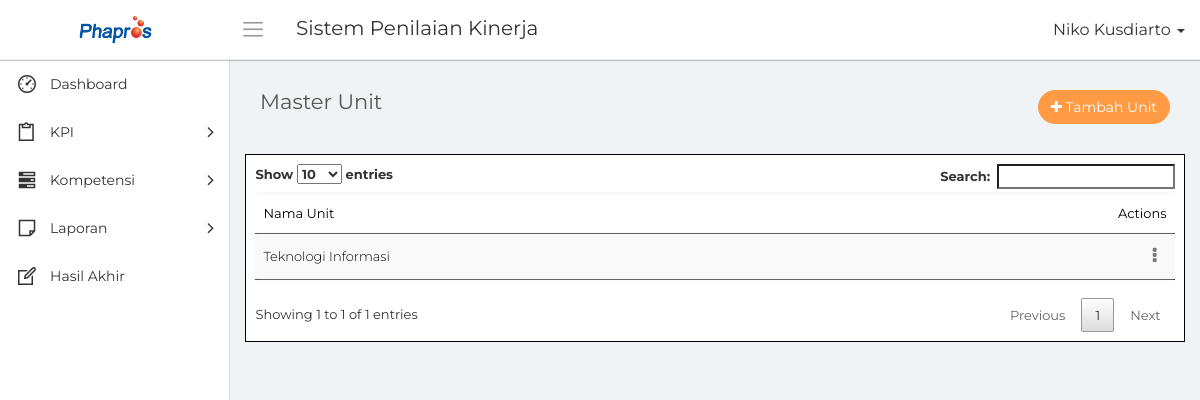
The app's page /data_unit.php (signed in), older data.
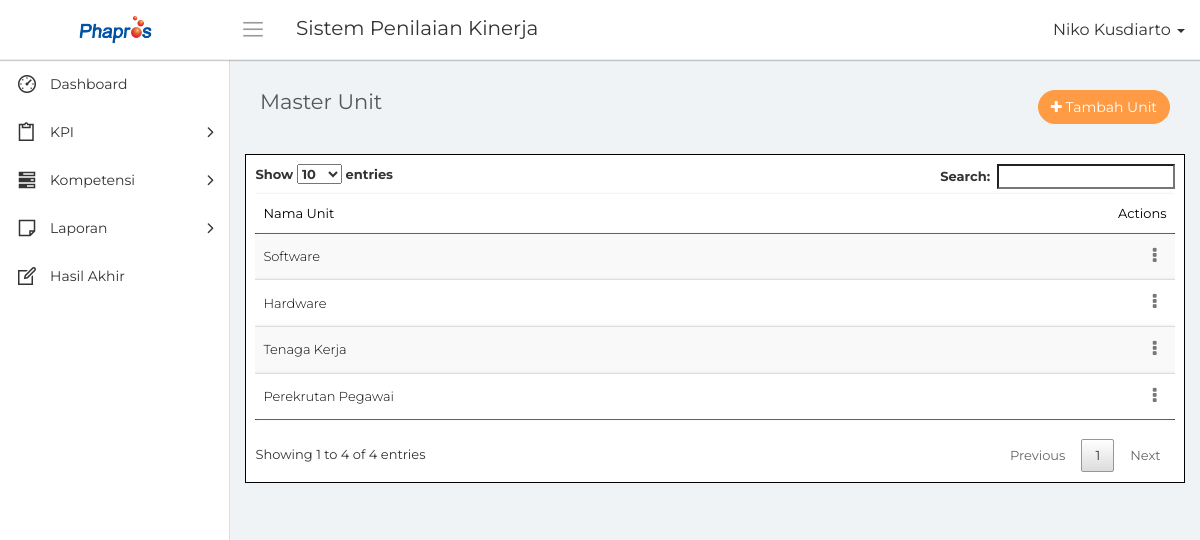
The same page, newer data.
### tables this page shows
CREATE TABLE `mst_unit` (
  `id_unit` bigint(20) NOT NULL,
  `nama_unit` varchar(50) NOT NULL,
  `tanggal_input` date NOT NULL
);

### conn/database.php (called while the page is built, shortened)
<?php
	class database{
		function __construct(){
			$this->connection = new mysqli('localhost', 'root', '','phapros_final');
		}
		function tampil_unit($id_unit = null){
			if($id_unit == null)
				$query = $this->connection->query('SELECT * FROM mst_unit');
			else
				$query = $this->connection->query("SELECT * FROM mst_unit WHERE id_unit = '$id_unit'");
			while($tampil = $query->fetch_array())
				$hasil[] = $tampil;
			return $hasil;
		}
		function cek_matriks($id_departemen = null)
		{
			$hasil = 0;
			return $hasil;
		}
	}
?>

### data_unit.php (the view, shortened to what this page needs)
<?php
    include "conn/database.php";
    $db = new database();
    $nama = $_SESSION['nama'];
?>
<!DOCTYPE html>
<html>
    <head>
        <link rel="stylesheet" type="text/css" href="assets/css/bootstrap.min.css">
        <link rel="stylesheet" type="text/css" href="assets/css/font-awesome.min.css">
        <link rel="stylesheet" type="text/css" href="assets/css/line-awesome.min.css">
        <link rel="stylesheet" type="text/css" href="assets/css/datatables.min.css"/>
		<link rel="stylesheet" type="text/css" href="assets/css/select2.min.css">
		<link rel="stylesheet" type="text/css" href="assets/css/bootstrap-datetimepicker.min.css">
        <link rel="stylesheet" type="text/css" href="assets/css/style.css">
    </head>
    <body>
        <div class="main-wrapper">
            <div class="header">
				<div class="header-left">
                    <a href="index.php" class="logo">
						<img src="assets/img/logo.png" width="75" height="" alt="">
					</a>
                </div>
				<a id="toggle_btn" href="javascript:void(0);"><i class="la la-bars"></i></a>
                <div class="page-title-box pull-left">
					<h3>Sistem Penilaian Kinerja</h3>
                </div>
				<ul class="nav navbar-nav navbar-right user-menu pull-right">
					<li class="dropdown">
						<a href="" class="dropdown-toggle user-link" data-toggle="dropdown" title="Admin">
							<span>
                                <?php echo $nama; ?>
                            </span>
							<i class="caret"></i>
						</a>
					</li>
				</ul>
            </div>
            <div class="sidebar" id="sidebar">
                <div class="sidebar-inner slimscroll">
					<div id="sidebar-menu" class="sidebar-menu">
						<ul>
							<li>
								<a href="index.php"><i class="la la-dashboard"></i> <span>Dashboard</span></a>
							</li>
                            <li class="submenu">
								<a href="#"><i class="la la-clipboard"></i> <span> KPI</span> <span class="menu-arrow"></span></a>
							</li>
							<li class="submenu">
								<a href="#"><i class="la la-tasks"></i> <span> Kompetensi</span> <span class="menu-arrow"></span></a>
							</li>
                            <li class="submenu">
                                <a href="#"><i class="la la-sticky-note-o"></i> <span> Laporan</span> <span class="menu-arrow"></span></a>
							</li>
                            <li class="">
								<a href="hasil_akhir.php"><i class="la la-edit"></i> <span>Hasil Akhir</span></a>
							</li>
						</ul>
					</div>
                </div>
            </div>
            <div class="page-wrapper">
                <div class="content container-fluid">
					<div class="row">
						<div class="col-xs-8">
							<h4 class="page-title">Master Unit</h4>
						</div>
						<div class="col-xs-4 text-right m-b-30">
							<a href="#" class="btn btn-primary rounded pull-right" data-toggle="modal" data-target="#add_ticket"><i class="fa fa-plus"></i> Tambah Unit</a>
						</div>
					</div>
					<div class="row">
						<div class="col-md-12" style="border:1px solid black;color:black; background-color:white; padding:1%;">
							<div class="table-responsive">
								<table class="table table-striped custom-table m-b-0 display" id="tabel">
									<thead>
										<tr>
											<th>Nama Unit</th>
											<th class="text-right">Actions</th>
										</tr>
									</thead>
									<tbody>
                                    <?php
                                        foreach($db->tampil_unit() as $data)
                                        {
                                    ?>
                                            <tr>
                                                <td><?php echo $data['nama_unit']; ?></td>
                                                <td class="text-right">
                                                    <div class="dropdown">
                                                        <a href="#" class="action-icon dropdown-toggle" data-toggle="dropdown" aria-expanded="false"><i class="fa fa-ellipsis-v"></i></a>
                                                    </div>
                                                </td>
                                            </tr>
                                    <?php
                                        }
                                    ?>
									</tbody>
								</table>
							</div>
						</div>
					</div>
                </div>
            </div>
        </div>
    </body>
</html>

Row changes from the older to the newer data that the page shows:
removed mst_unit: nama_unit "Teknologi Informasi"
added mst_unit: nama_unit "Software"
added mst_unit: nama_unit "Hardware"
added mst_unit: nama_unit "Tenaga Kerja"
added mst_unit: nama_unit "Perekrutan Pegawai"
Text that changed along with them:
text written by a page script: "Show entries Search: Showing 1 to 1 of 1 entries Previous 1 Next" → "Show entries Search: Showing 1 to 4 of 4 entries Previous 1 Next"
